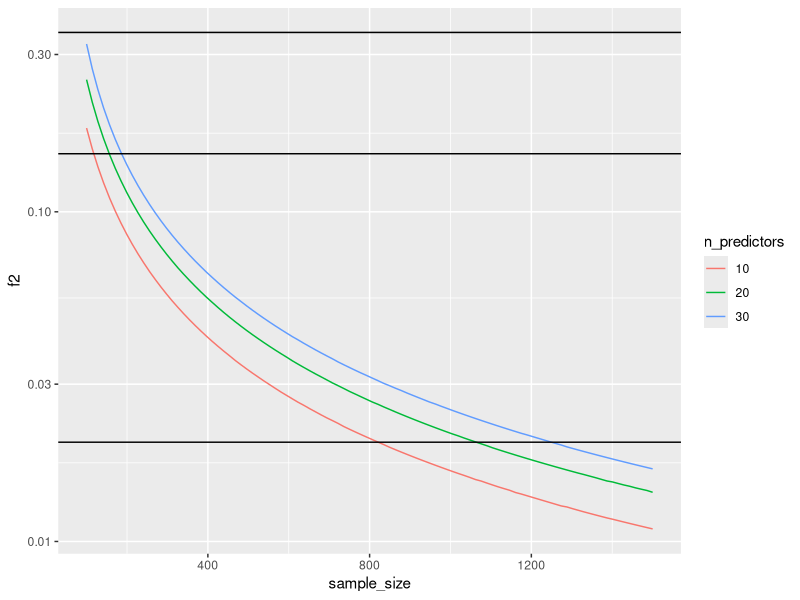

Here is the R script that generated this plot:
## ---- chunk 1
library(pwr)
library(tidyverse)
## ---- chunk 2
power = 0.8
alpha = 0.05
power_vals <- tibble(n_predictors = c(10, 20, 30)) %>%
  #crossing(tibble(f2 = c(0.02, 0.15, 0.35))) %>%
  crossing(tibble(sample_size = seq(from = 100, to = 1500, length.out = 100) %>% round())) %>%
  rowwise() %>%
  mutate(f2 = pwr.f2.test(u = n_predictors, v = sample_size - n_predictors - 1, sig.level = alpha, power = power)$f2) %>%
  ungroup()


power_vals %>%
  mutate(n_predictors = as.factor(n_predictors)) %>%
  ggplot(aes(x = sample_size, y = f2, color = n_predictors, group = n_predictors )) +
  geom_line() +
  geom_hline(yintercept = 0.02) +
  geom_hline(yintercept = 0.15) +
  geom_hline(yintercept = 0.35) +
  scale_y_log10()
  
## ---- chunk 3
